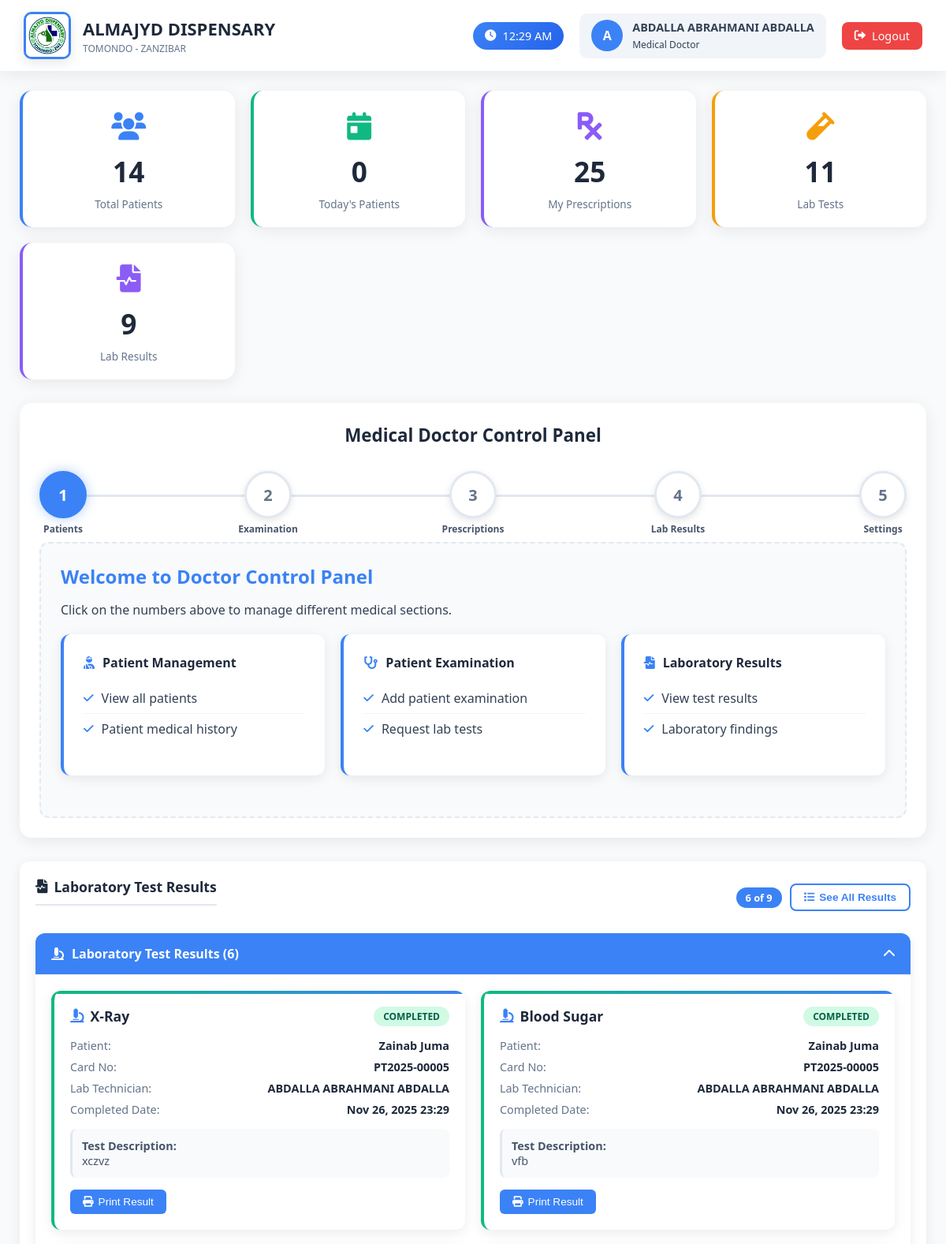
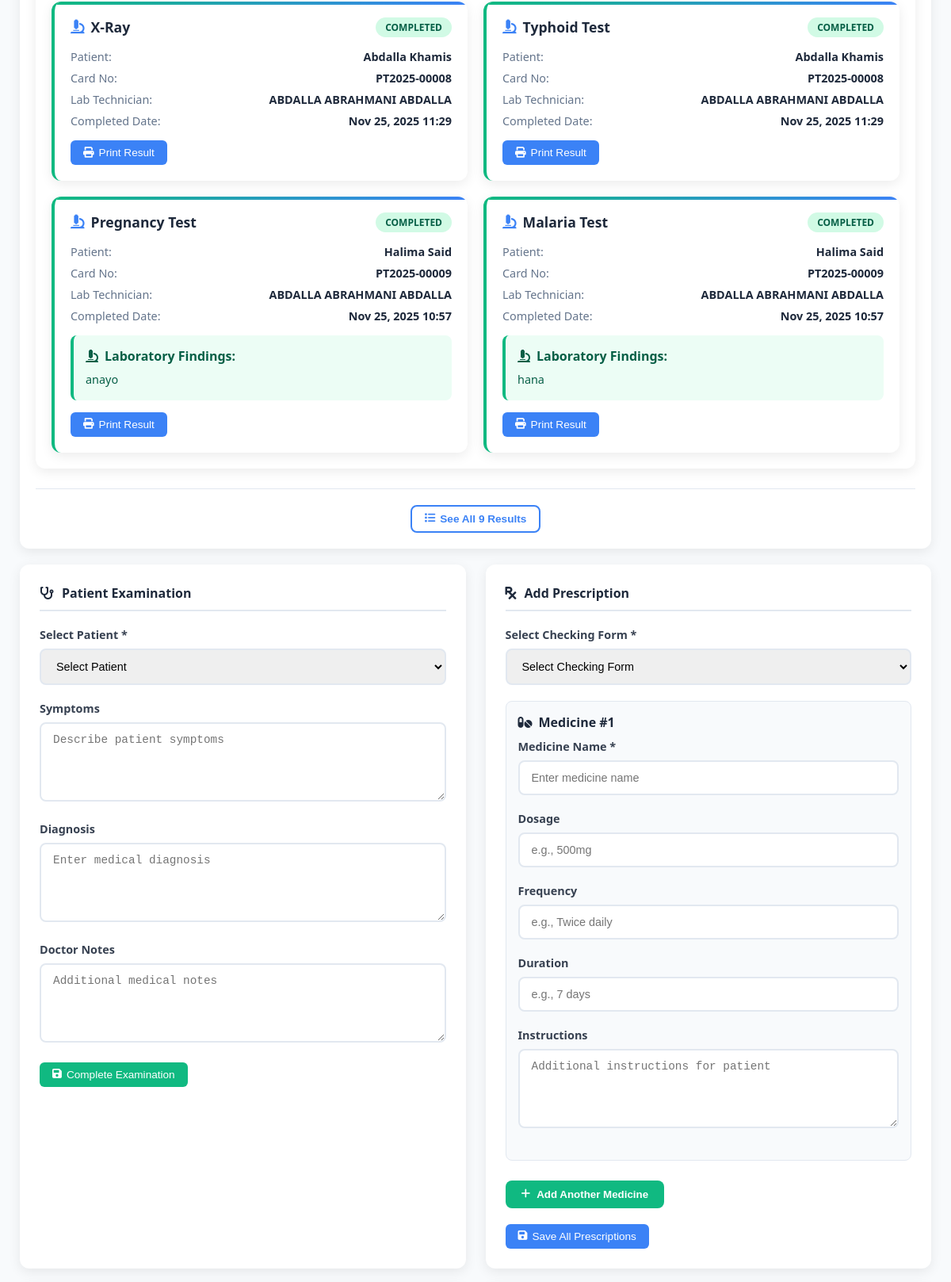
/doctor/dashboard.php (signed in, upper part), run on the app's committed database (2 pictures, top to bottom).
### tables this page shows
CREATE TABLE `laboratory_tests` (
  `id` int(11) NOT NULL,
  `checking_form_id` int(11) NOT NULL,
  `test_type` varchar(100) NOT NULL,
  `test_description` text DEFAULT NULL,
  `results` text DEFAULT NULL,
  `status` enum('pending','completed') DEFAULT 'pending',
  `conducted_by` int(11) DEFAULT NULL,
  `created_at` timestamp NOT NULL DEFAULT current_timestamp(),
  `updated_at` timestamp NOT NULL DEFAULT current_timestamp() ON UPDATE current_timestamp()
);

CREATE TABLE `patients` (
  `id` int(11) NOT NULL,
  `card_no` varchar(50) NOT NULL,
  `full_name` varchar(100) NOT NULL,
  `address` text DEFAULT NULL,
  `age` int(11) DEFAULT NULL,
  `weight` decimal(5,2) DEFAULT NULL,
  `phone` varchar(20) DEFAULT NULL,
  `gender` enum('male','female') DEFAULT NULL,
  `created_by` int(11) DEFAULT NULL,
  `created_at` timestamp NOT NULL DEFAULT current_timestamp(),
  `patient_type` enum('standard','child','senior','emergency','follow_up') DEFAULT 'standard',
  `consultation_fee` decimal(10,2) DEFAULT 0.00
);

CREATE TABLE `users` (
  `id` int(11) NOT NULL,
  `username` varchar(50) NOT NULL,
  `password` varchar(255) NOT NULL,
  `email` varchar(100) DEFAULT NULL,
  `role` enum('admin','doctor','receptionist','laboratory','pharmacy','cashier') NOT NULL,
  `full_name` varchar(100) NOT NULL,
  `phone` varchar(20) DEFAULT NULL,
  `district` varchar(100) DEFAULT NULL,
  `region` varchar(100) DEFAULT NULL,
  `created_at` timestamp NOT NULL DEFAULT current_timestamp(),
  `status` enum('active','inactive') DEFAULT 'active',
  `permissions` text DEFAULT NULL,
  `last_login` timestamp NULL DEFAULT NULL
);

### doctor/dashboard.php (the view, shortened to what the rows shown need)
<?php
require_once '../config.php';
$lab_results_limit = 6;
$lab_results = $pdo->query("SELECT lt.*, p.full_name as patient_name, p.card_no,
                           u.full_name as lab_technician, cf.symptoms, cf.diagnosis
                    FROM laboratory_tests lt
                    JOIN checking_forms cf ON lt.checking_form_id = cf.id
                    JOIN patients p ON cf.patient_id = p.id
                    LEFT JOIN users u ON lt.conducted_by = u.id
                    WHERE cf.doctor_id = " . $_SESSION['user_id'] . "
                    AND lt.status = 'completed'
                    ORDER BY lt.updated_at DESC
                    LIMIT $lab_results_limit")->fetchAll(PDO::FETCH_ASSOC);
?>
<!DOCTYPE html>
<html lang="en">
<head>
    <link rel="stylesheet" href="https://cdn.datatables.net/1.13.6/css/dataTables.bootstrap5.min.css">
    <link rel="stylesheet" href="https://cdn.datatables.net/responsive/2.5.0/css/responsive.bootstrap5.min.css">
    <link rel="stylesheet" href="https://cdnjs.cloudflare.com/ajax/libs/font-awesome/6.0.0/css/all.min.css">
</head>
<body>
    <div class="topbar">
        <div class="logo-section">
            <div class="clinic-info">
                <h1>ALMAJYD DISPENSARY</h1>
            </div>
        </div>
    </div>
    <div class="main">
        <div class="steps-container">
            <h2 class="steps-title">Medical Doctor Control Panel</h2>
            <div class="content-area" id="content">
                <h2 style="color:#3b82f6; margin-bottom: 15px;">Welcome to Doctor Control Panel</h2>
            </div>
        </div>
        <div class="lab-results-section">
            <div class="table-card">
                <?php if (empty($lab_results)): ?>
                    <div class="empty-state">
                        <i class="fas fa-vial"></i>
                        <h4>No Laboratory Results Available</h4>
                        <p>Laboratory test results will appear here once they are completed and ready for review.</p>
                        <div class="action-buttons" style="justify-content: center; margin-top: 20px;">
                            <button class="btn btn-info" onclick="scrollToLabForm()">
                                <i class="fas fa-vial"></i> Request Lab Test
                            </button>
                        </div>
                    </div>
                <?php else: ?>
                    <div class="results-dropdown-container">
                        <div class="dropdown-content active">
                            <div class="results-grid">
                                <?php foreach ($lab_results as $result): ?>
                                <div class="result-card">
                                    <div class="result-header">
                                        <div class="result-type">
                                            <i class="fas fa-microscope"></i>
                                            <?php echo htmlspecialchars($result['test_type']); ?>
                                        </div>
                                        <div class="result-status">Completed</div>
                                    </div>
                                    <div class="result-info">
                                        <div class="info-row">
                                            <span class="info-label">Patient:</span>
                                            <span class="info-value"><?php echo htmlspecialchars($result['patient_name']); ?></span>
                                        </div>
                                        <div class="info-row">
                                            <span class="info-label">Card No:</span>
                                            <span class="info-value"><?php echo htmlspecialchars($result['card_no']); ?></span>
                                        </div>
                                        <div class="info-row">
                                            <span class="info-label">Lab Technician:</span>
                                            <span class="info-value"><?php echo htmlspecialchars($result['lab_technician'] ?? 'Not specified'); ?></span>
                                        </div>
                                        <div class="info-row">
                                            <span class="info-label">Completed Date:</span>
                                            <span class="info-value"><?php echo date('M j, Y H:i', strtotime($result['updated_at'])); ?></span>
                                        </div>
                                    </div>
                                    <?php if (!empty($result['test_description'])): ?>
                                    <div class="result-description">
                                        <strong>Test Description:</strong><br>
                                        <?php echo htmlspecialchars($result['test_description']); ?>
                                    </div>
                                    <?php endif; ?>
                                    <?php if (!empty($result['results'])): ?>
                                    <div class="result-findings">
                                        <div class="findings-label">
                                            <i class="fas fa-microscope"></i>
                                            Laboratory Findings:
                                        </div>
                                        <div style="color: #065f46; font-size: 0.9rem; line-height: 1.5;">
                                            <?php
                                            $results = htmlspecialchars($result['results']);
                                            if (strlen($results) > 150) {
                                                echo substr($results, 0, 150) . '...';
                                            } else {
                                                echo $results;
                                            }
                                            ?>
                                        </div>
                                    </div>
                                    <?php endif; ?>
                                    <div class="action-buttons">
                                        <button class="btn btn-primary" onclick="printTestResult(<?php echo $result['id']; ?>)">
                                            <i class="fas fa-print"></i> Print Result
                                        </button>
                                    </div>
                                </div>
                                <?php endforeach; ?>
                            </div>
                        </div>
                    </div>
                <?php endif; ?>
            </div>
        </div>
    </div>
</body>
</html>

### data on the page
laboratory_tests: test_type "X-Ray", patients.full_name "Zainab Juma", patients.card_no "PT2025-00005", conducted_by.full_name "ABDALLA ABRAHMANI ABDALLA", updated_at "Nov 26, 2025 23:29", test_description "xczvz"
laboratory_tests: test_type "Blood Sugar", patients.full_name "Zainab Juma", patients.card_no "PT2025-00005", conducted_by.full_name "ABDALLA ABRAHMANI ABDALLA", updated_at "Nov 26, 2025 23:29", test_description "vfb"
laboratory_tests: test_type "X-Ray", patients.full_name "Abdalla Khamis", patients.card_no "PT2025-00008", conducted_by.full_name "ABDALLA ABRAHMANI ABDALLA", updated_at "Nov 25, 2025 11:29"
laboratory_tests: test_type "Typhoid Test", patients.full_name "Abdalla Khamis", patients.card_no "PT2025-00008", conducted_by.full_name "ABDALLA ABRAHMANI ABDALLA", updated_at "Nov 25, 2025 11:29"
laboratory_tests: test_type "Pregnancy Test", patients.full_name "Halima Said", patients.card_no "PT2025-00009", conducted_by.full_name "ABDALLA ABRAHMANI ABDALLA", updated_at "Nov 25, 2025 10:57", results "anayo"
laboratory_tests: test_type "Malaria Test", patients.full_name "Halima Said", patients.card_no "PT2025-00009", conducted_by.full_name "ABDALLA ABRAHMANI ABDALLA", updated_at "Nov 25, 2025 10:57", results "hana"

### other printed values
substr($_SESSION['full_name'], 0, 1) "A"
$_SESSION['full_name'] "ABDALLA ABRAHMANI ABDALLA"
$total_patients "14"
$today_patients "0"
$total_prescriptions "25"
$total_tests "11"
$completed_lab_tests "9"
count($lab_results) "6"
$total_results "9"
